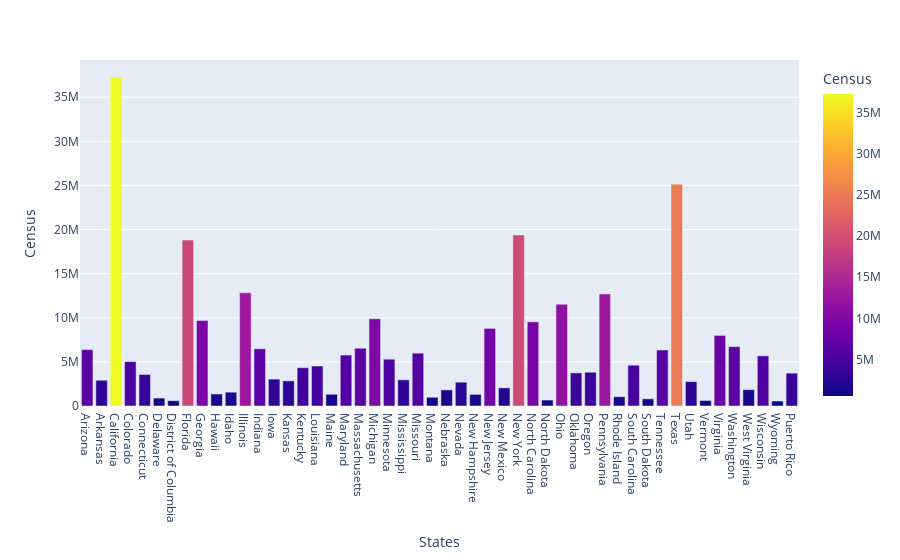

Notebook source saved alongside this figure:
### Markdown cell above
#### Now its time to plot the data

### Code cell
import plotly.express as px
data = px.data.gapminder()

fig = px.bar(df, x='States', y='Census',
             hover_data=['Census'], color='Census',
             labels={'pop':'population'}, height=400)
fig.show()

### Figure 1 — Plotly figure (JSON) as saved in the notebook; plotly's stock layout.template omitted (floating-point values rounded to 4 significant figures)
{"data": [{"alignmentgroup": "True", "customdata": [[6392017], [2915918], [37253956], [5029196], [3574097], [897934], [601723], [18801310], [9687653], [1360301], [1567582], [12830632], [6483802], [3046355], [2853118], [4339367], [4533372], [1328361], [5773552], [6547629], [9883640], [5303925], [2967297], [5988927], [989415], [1826341], [2700551], [1316470], [8791894], [2059179], [19378102], [9535483], [672591], [11536504], [3751351], [3831074], [12702379], [1052567], [4625364], [814180], [6346105], [25145561], [2763885], [625741], [8001024], [6724540], [1852994], [5686986], [563626], [3725789]], "hovertemplate": "States=%{x}<br>Census=%{marker.color}<extra></extra>", "legendgroup": "", "marker": {"color": [6392017, 2915918, 37253956, 5029196, 3574097, 897934, 601723, 18801310, 9687653, 1360301, 1567582, 12830632, 6483802, 3046355, 2853118, 4339367, 4533372, 1328361, 5773552, 6547629, 9883640, 5303925, 2967297, 5988927, 989415, 1826341, 2700551, 1316470, 8791894, 2059179, 19378102, 9535483, 672591, 11536504, 3751351, 3831074, 12702379, 1052567, 4625364, 814180, 6346105, 25145561, 2763885, 625741, 8001024, 6724540, 1852994, 5686986, 563626, 3725789], "coloraxis": "coloraxis"}, "name": "", "offsetgroup": "", "orientation": "v", "showlegend": false, "textposition": "auto", "type": "bar", "x": ["Arizona", "Arkansas", "California", "Colorado", "Connecticut", "Delaware", "District of Columbia", "Florida", "Georgia", "Hawaii", "Idaho", "Illinois", "Indiana", "Iowa", "Kansas", "Kentucky", "Louisiana", "Maine", "Maryland", "Massachusetts", "Michigan", "Minnesota", "Mississippi", "Missouri", "Montana", "Nebraska", "Nevada", "New Hampshire", "New Jersey", "New Mexico", "New York", "North Carolina", "North Dakota", "Ohio", "Oklahoma", "Oregon", "Pennsylvania", "Rhode Island", "South Carolina", "South Dakota", "Tennessee", "Texas", "Utah", "Vermont", "Virginia", "Washington", "West Virginia", "Wisconsin", "Wyoming", "Puerto Rico"], "xaxis": "x", "y": [6392017, 2915918, 37253956, 5029196, 3574097, 897934, 601723, 18801310, 9687653, 1360301, 1567582, 12830632, 6483802, 3046355, 2853118, 4339367, 4533372, 1328361, 5773552, 6547629, 9883640, 5303925, 2967297, 5988927, 989415, 1826341, 2700551, 1316470, 8791894, 2059179, 19378102, 9535483, 672591, 11536504, 3751351, 3831074, 12702379, 1052567, 4625364, 814180, 6346105, 25145561, 2763885, 625741, 8001024, 6724540, 1852994, 5686986, 563626, 3725789], "yaxis": "y"}], "layout": {"autosize": true, "barmode": "relative", "coloraxis": {"colorbar": {"title": {"text": "Census"}}, "colorscale": [[0, "#0d0887"], [0.1111, "#46039f"], [0.2222, "#7201a8"], [0.3333, "#9c179e"], [0.4444, "#bd3786"], [0.5556, "#d8576b"], [0.6667, "#ed7953"], [0.7778, "#fb9f3a"], [0.8889, "#fdca26"], [1, "#f0f921"]]}, "legend": {"tracegroupgap": 0}, "margin": {"t": 60}, "xaxis": {"anchor": "y", "autorange": true, "domain": [0, 1], "range": [-0.5, 49.5], "title": {"text": "States"}, "type": "category"}, "yaxis": {"anchor": "x", "autorange": true, "domain": [0, 1], "range": [0, 39210000.0], "title": {"text": "Census"}, "type": "linear"}}}
